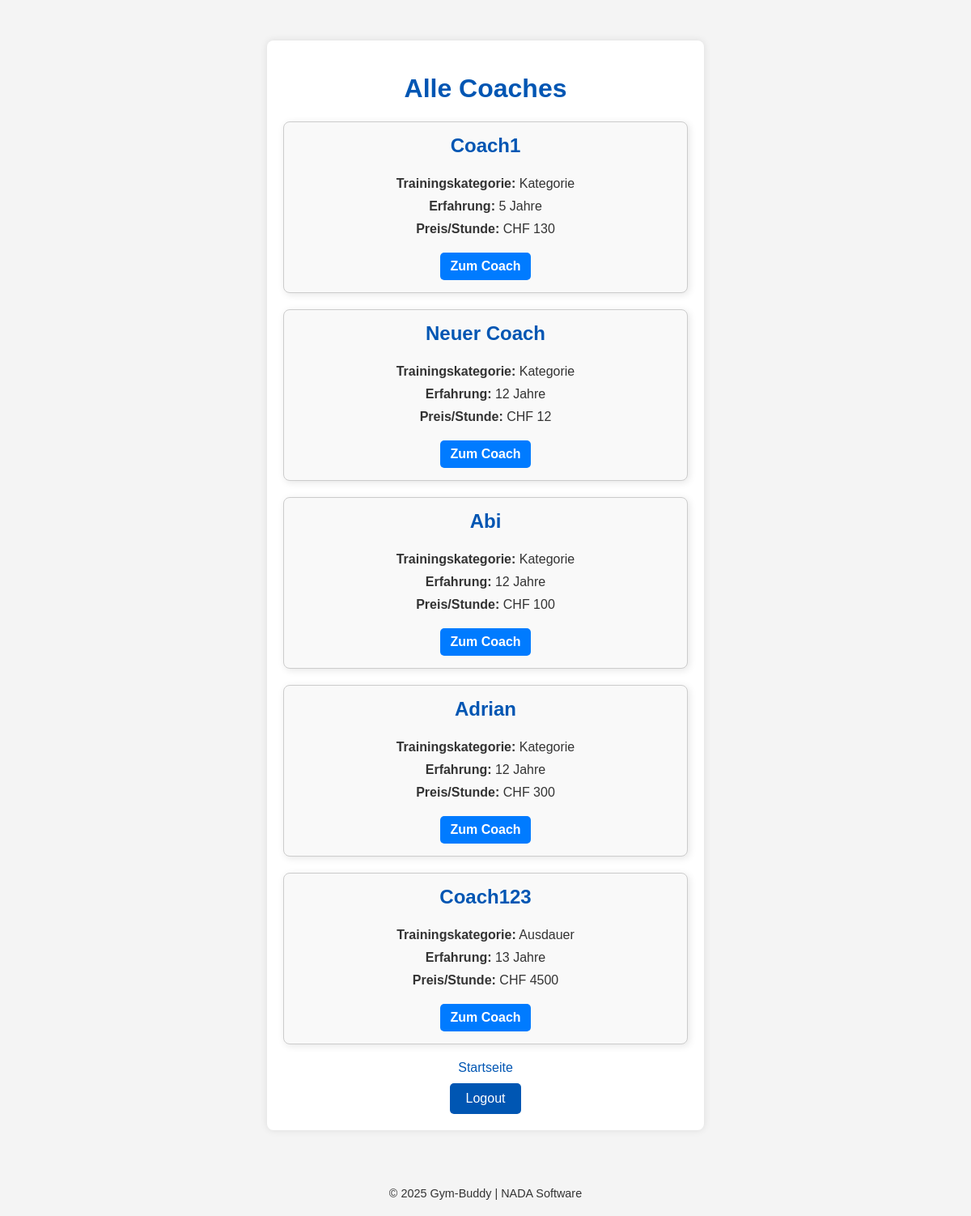
/coaches/, run on an earlier commit of the app's database.
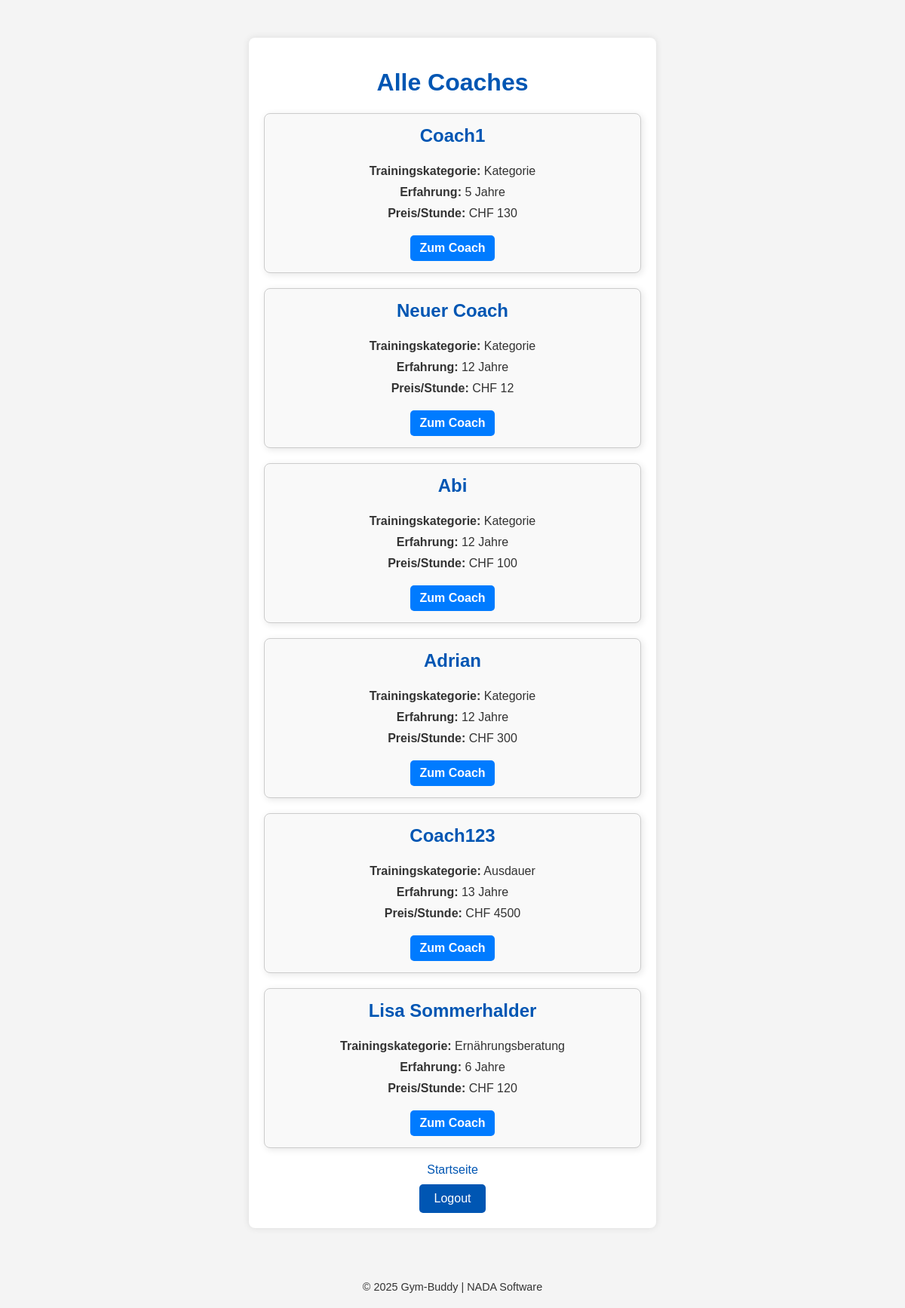
And on a later commit of the database.
### blog/models.py (models this page shows, shortened)
class Coach(models.Model):
    name = models.CharField(max_length=100)
    category = models.CharField(max_length=50)
    bio = models.TextField(max_length=500)
    experience = models.PositiveIntegerField()
    price_hour = models.PositiveIntegerField()
    email = models.EmailField()

### blog/views.py (the view)
# urls.py: path("coaches/", views.coach, name='all_coach'),
def coach(request):
    coaches = Coach.objects.all()
    return render(request, "all_coach.html", {"coaches": coaches})

### blog/templates/all_coach.html (shortened to what this page needs)
{% load static %}
<!DOCTYPE html>
<html lang="de">
<head>
    <link rel="stylesheet" href="{% static 'style.css' %}">
</head>
<body>
    <div class="container">
        <h1>Alle Coaches</h1>
        <div class="coach-grid">
            {% for coach in coaches %}
                <div class="coach-card">
                    <h3>{{ coach.name }}</h3>
                    <p><strong>Trainingskategorie:</strong> {{ coach.category }}</p>
                    <p><strong>Erfahrung:</strong> {{ coach.experience }} Jahre</p>
                    <p><strong>Preis/Stunde:</strong> CHF {{ coach.price_hour }}</p>
                    <a href="{% url 'coach_detail' coach.pk %}" class="btn">Zum Coach</a>
                </div>
            {% empty %}
                <p>Keine Coaches verfügbar</p>
            {% endfor %}
        </div>
        <nav class="footer-nav">
            <a href="{% url 'article_list' %}" class="link">Startseite</a>
        </nav>
        <form method="post" action="{% url 'logout' %}" class="logout-form">
            <button type="submit" class="btn">Logout</button>
        </form>
   </div>
    <footer class="footer">
        <p>&copy; 2025 Gym-Buddy | NADA Software</p>
    </footer>
</body>
</html>

### static/style.css (style rules this page uses)
body { font-family: 'Arial', sans-serif; margin: 0; padding: 0; background-color: #f4f4f4; color: #333; }
.container { width: 80%; max-width: 500px; margin: 50px auto; padding: 20px; background-color: #fff; box-shadow: 0 0 10px rgba(0, 0, 0, 0.1); border-radius: 8px; }
h1 { text-align: center; color: #0056b3; }
form { display: flex; flex-direction: column; align-items: center; }
button { background-color: #0056b3; color: #ffffff; border: none; padding: 10px 20px; cursor: pointer; font-size: 1em; border-radius: 5px; margin-top: 20px; width: 100%; }
.btn { display: inline-block; margin-top: 10px; padding: 10px 20px; background-color: #0056b3; color: white; text-decoration: none; border-radius: 5px; text-align: center; }
footer { margin-top: 30px; text-align: center; font-size: 0.9em; color: #555; }

### blog/templates/all_coach.html (style rules this page uses)
.coach-grid { display: grid; grid-template-columns: repeat(auto-fit, minmax(280px, 1fr)); gap: 20px; margin: 20px 0; }
.coach-card { border: 1px solid #ccc; padding: 15px; border-radius: 8px; text-align: center; box-shadow: 2px 2px 10px rgba(0, 0, 0, 0.1); background-color: #f9f9f9; }
.coach-card h3 { margin-top: 0; font-size: 1.5em; color: #0056b3; }
.coach-card p { margin: 10px 0; color: #333; }
.coach-card .btn { display: inline-block; margin-top: 10px; padding: 8px 12px; background-color: #007BFF; color: white; text-decoration: none; border-radius: 5px; font-weight: bold; transition: background-color 0.3s ease; }
.footer-nav { text-align: center; margin-top: 20px; }
.footer-nav .link { text-decoration: none; color: #0056b3; margin: 0 10px; }
.footer { background-color: #f4f4f4; text-align: center; padding: 20px 0; margin-top: 40px; }
.footer p { margin: 0; color: #333; }
form button { background-color: #0056b3; color: white; padding: 10px 20px; cursor: pointer; font-size: 1em; border-radius: 5px; width: auto; margin-top: 20px; display: inline-block; text-align: center; margin: 0 auto; display: block; }

What changed in the data, as far as the page shows it:
added Coach: name "Lisa Sommerhalder", category "Ernährungsberatung", experience "6", price_hour "120"
